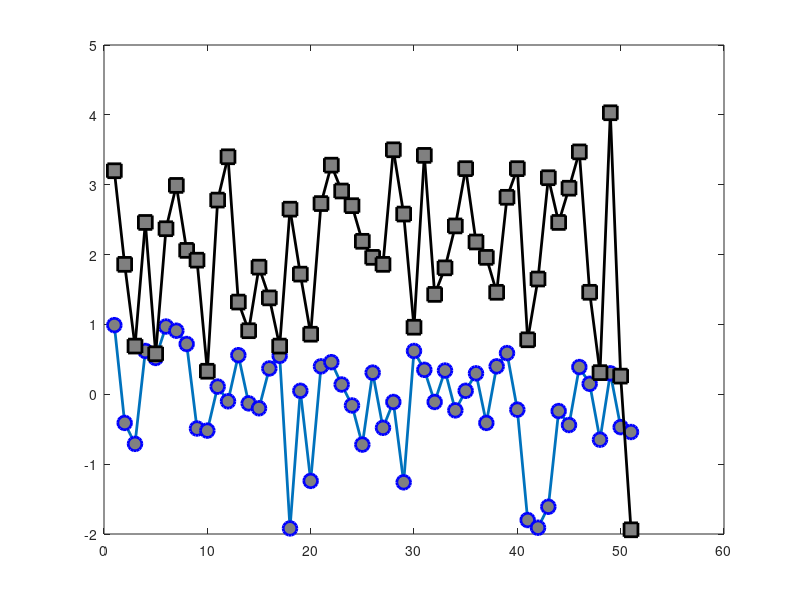

Write MATLAB code to recreate this figure. (Note: this script raises an error after producing the figure.)
x1=[0.99
-0.41
-0.71
0.62
0.52
0.97
0.91
0.72
-0.49
-0.52
0.11
-0.10
0.56
-0.13
-0.20
0.37
0.55
-1.92
0.05
-1.24
0.40
0.46
0.14
-0.16
-0.72
0.31
-0.48
-0.11
-1.26
0.62
0.35
-0.11
0.34
-0.23
0.05
0.30
-0.41
0.40
0.59
-0.22
-1.80
-1.91
-1.61
-0.24
-0.44
0.39
0.15
-0.65
0.30
-0.47
-0.54];
x2=[3.20
1.86
0.69
2.46
0.58
2.37
2.99
2.06
1.92
0.33
2.78
3.40
1.32
0.91
1.82
1.38
0.69
2.65
1.72
0.86
2.73
3.28
2.91
2.70
2.19
1.96
1.86
3.50
2.58
0.96
3.42
1.43
1.81
2.41
3.23
2.18
1.96
1.46
2.82
3.23
0.78
1.65
3.10
2.46
2.95
3.47
1.46
0.31
4.03
0.26
-1.94];
x4=[0.00
-0.57
-1.09
-0.56
-2.00
-1.60
0.25
-0.43
-0.98
-1.08
-1.15
-1.49
-1.63
-1.59
-0.10
-0.72
0.24
-2.24
-0.80
-0.19
-0.89
-0.24
-1.25
-1.82
-0.92
-1.29
-0.78
-0.74
-0.92
-0.84
-0.29
-1.87
0.62
-2.65
-2.14
-1.41
-0.81
-4.56
-1.14
-1.40
-1.42
-0.47
-0.69
-0.36
-1.56
-1.38
-1.01
0.03
-1.55
0.21
-1.27];
y=1:1:51;
x1max=max(x1);
y1max=find(x1==x1max);
x2max=max(x2);
y2max=find(x2==x2max);
x4max=max(x4);
y4max=find(x4==x4max);
figure
plot(y,x1,'-o','LineWidth',2,...
    'MarkerSize',10,...
    'MarkerEdgeColor','b',...
    'MarkerFaceColor',[0.5,0.5,0.5])
hold on
plot(y,x2,'-ks','LineWidth',2,...
    'MarkerSize',10,...
    'MarkerEdgeColor','k',...
    'MarkerFaceColor',[0.5,0.5,0.5])
plot(y,x4,'-P','LineWidth',2,...
    'MarkerSize',10,...
    'MarkerEdgeColor','r',...
    'MarkerFaceColor',[0.5,0.5,0.5])
plot(y1max,x1max,'-^','LineWidth',2,...
    'MarkerSize',20,...
    'MarkerEdgeColor','r',...
    'MarkerFaceColor',[0.5,0.5,0.5])
plot(y2max,x2max,'-^','LineWidth',2,...
    'MarkerSize',20,...
    'MarkerEdgeColor','r',...
    'MarkerFaceColor',[0.5,0.5,0.5])
plot(y4max,x4max,'-^','LineWidth',2,...
    'MarkerSize',20,...
    'MarkerEdgeColor','r',...
    'MarkerFaceColor',[0.5,0.5,0.5])
legend('MNIST-1','MNIST-2','MNIST-4','location','best')
xlabel('Trial','fontweight','bold','FontSize',16)
set(gca,'XTickLabelMode','auto')
ylabel('Gain(%)','fontweight','bold','FontSize',16)
set(gca,'XLim',[1 51])
ax = gca;
ax.FontSize = 16; 
fig = gcf;
fig.PaperPositionMode = 'auto'
fig_pos = fig.PaperPosition;
fig.PaperSize = [fig_pos(3) fig_pos(4)];
print(fig, 'MNIST_25.pdf', '-dpdf')